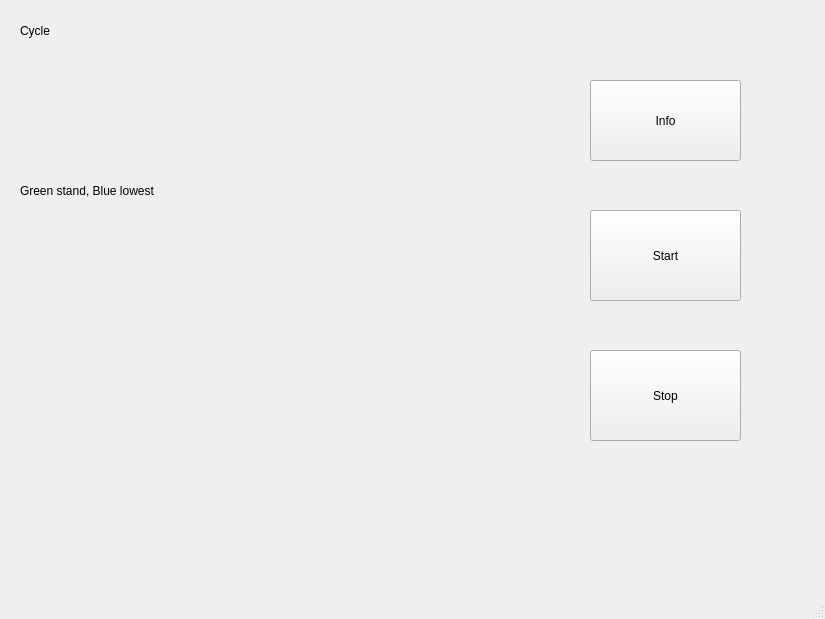
<?xml version="1.0" encoding="UTF-8"?>
<ui version="4.0">
 <class>MainWindow</class>
 <widget class="QMainWindow" name="MainWindow">
  <property name="geometry">
   <rect>
    <x>0</x>
    <y>0</y>
    <width>825</width>
    <height>619</height>
   </rect>
  </property>
  <property name="windowTitle">
   <string>MainWindow</string>
  </property>
  <widget class="QWidget" name="centralwidget">
   <widget class="QPushButton" name="info">
    <property name="geometry">
     <rect>
      <x>590</x>
      <y>80</y>
      <width>151</width>
      <height>81</height>
     </rect>
    </property>
    <property name="text">
     <string>Info</string>
    </property>
   </widget>
   <widget class="QPushButton" name="start">
    <property name="geometry">
     <rect>
      <x>590</x>
      <y>210</y>
      <width>151</width>
      <height>91</height>
     </rect>
    </property>
    <property name="text">
     <string>Start</string>
    </property>
   </widget>
   <widget class="QPushButton" name="stop">
    <property name="geometry">
     <rect>
      <x>590</x>
      <y>350</y>
      <width>151</width>
      <height>91</height>
     </rect>
    </property>
    <property name="text">
     <string>Stop</string>
    </property>
   </widget>
   <widget class="QWidget" name="main_1" native="true">
    <property name="geometry">
     <rect>
      <x>20</x>
      <y>220</y>
      <width>491</width>
      <height>321</height>
     </rect>
    </property>
   </widget>
   <widget class="QWidget" name="main_2" native="true">
    <property name="geometry">
     <rect>
      <x>20</x>
      <y>50</y>
      <width>451</width>
      <height>111</height>
     </rect>
    </property>
   </widget>
   <widget class="QLabel" name="label">
    <property name="geometry">
     <rect>
      <x>20</x>
      <y>20</y>
      <width>151</width>
      <height>21</height>
     </rect>
    </property>
    <property name="text">
     <string>Cycle</string>
    </property>
   </widget>
   <widget class="QLabel" name="label_2">
    <property name="geometry">
     <rect>
      <x>20</x>
      <y>180</y>
      <width>181</width>
      <height>21</height>
     </rect>
    </property>
    <property name="sizePolicy">
     <sizepolicy hsizetype="Expanding" vsizetype="Expanding">
      <horstretch>0</horstretch>
      <verstretch>0</verstretch>
     </sizepolicy>
    </property>
    <property name="text">
     <string>Green stand, Blue lowest</string>
    </property>
   </widget>
  </widget>
  <widget class="QMenuBar" name="menubar">
   <property name="geometry">
    <rect>
     <x>0</x>
     <y>0</y>
     <width>825</width>
     <height>22</height>
    </rect>
   </property>
  </widget>
  <widget class="QStatusBar" name="statusbar"/>
 </widget>
 <resources/>
 <connections/>
</ui>
